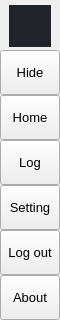
        <widget class="QFrame" name="leftMenuBg">
         <property name="minimumSize">
          <size>
           <width>60</width>
           <height>0</height>
          </size>
         </property>
         <property name="maximumSize">
          <size>
           <width>60</width>
           <height>16777215</height>
          </size>
         </property>
         <property name="frameShape">
          <enum>QFrame::NoFrame</enum>
         </property>
         <property name="frameShadow">
          <enum>QFrame::Raised</enum>
         </property>
         <layout class="QVBoxLayout" name="verticalLayout_3">
          <property name="spacing">
           <number>0</number>
          </property>
          <property name="leftMargin">
           <number>0</number>
          </property>
          <property name="topMargin">
           <number>0</number>
          </property>
          <property name="rightMargin">
           <number>0</number>
          </property>
          <property name="bottomMargin">
           <number>0</number>
          </property>
          <item>
           <widget class="QFrame" name="topLogoInfo">
            <property name="minimumSize">
             <size>
              <width>0</width>
              <height>50</height>
             </size>
            </property>
            <property name="maximumSize">
             <size>
              <width>16777215</width>
              <height>50</height>
             </size>
            </property>
            <property name="frameShape">
             <enum>QFrame::NoFrame</enum>
            </property>
            <property name="frameShadow">
             <enum>QFrame::Raised</enum>
            </property>
            <widget class="QFrame" name="topLogo">
             <property name="geometry">
              <rect>
               <x>9</x>
               <y>5</y>
               <width>42</width>
               <height>42</height>
              </rect>
             </property>
             <property name="minimumSize">
              <size>
               <width>42</width>
               <height>42</height>
              </size>
             </property>
             <property name="maximumSize">
              <size>
               <width>42</width>
               <height>42</height>
              </size>
             </property>
             <property name="styleSheet">
              <string notr="true">#topLogo {
	background-color: rgb(33, 37, 43);
	background-image: url(:/images/images/images/Logo_newer _small.png);
	background-position: centered;
	background-repeat: no-repeat;
}</string>
             </property>
             <property name="frameShape">
              <enum>QFrame::NoFrame</enum>
             </property>
             <property name="frameShadow">
              <enum>QFrame::Raised</enum>
             </property>
            </widget>
            <widget class="QLabel" name="titleLeftApp">
             <property name="geometry">
              <rect>
               <x>73</x>
               <y>8</y>
               <width>160</width>
               <height>20</height>
              </rect>
             </property>
             <property name="font">
              <font>
               <pointsize>12</pointsize>
               <italic>false</italic>
               <bold>false</bold>
              </font>
             </property>
             <property name="text">
              <string>Right Posture</string>
             </property>
             <property name="alignment">
              <set>Qt::AlignLeading|Qt::AlignLeft|Qt::AlignTop</set>
             </property>
            </widget>
            <widget class="QLabel" name="titleLeftDescription">
             <property name="geometry">
              <rect>
               <x>73</x>
               <y>27</y>
               <width>160</width>
               <height>16</height>
              </rect>
             </property>
             <property name="maximumSize">
              <size>
               <width>16777215</width>
               <height>16</height>
              </size>
             </property>
             <property name="font">
              <font>
               <pointsize>8</pointsize>
               <italic>false</italic>
               <bold>false</bold>
              </font>
             </property>
             <property name="text">
              <string>Make life better</string>
             </property>
             <property name="alignment">
              <set>Qt::AlignLeading|Qt::AlignLeft|Qt::AlignTop</set>
             </property>
            </widget>
           </widget>
          </item>
          <item>
           <widget class="QFrame" name="leftMenuFrame">
            <property name="frameShape">
             <enum>QFrame::NoFrame</enum>
            </property>
            <property name="frameShadow">
             <enum>QFrame::Raised</enum>
            </property>
            <layout class="QVBoxLayout" name="verticalMenuLayout">
             <property name="spacing">
              <number>0</number>
             </property>
             <property name="leftMargin">
              <number>0</number>
             </property>
             <property name="topMargin">
              <number>0</number>
             </property>
             <property name="rightMargin">
              <number>0</number>
             </property>
             <property name="bottomMargin">
              <number>0</number>
             </property>
             <item>
              <widget class="QFrame" name="toggleBox">
               <property name="maximumSize">
                <size>
                 <width>16777215</width>
                 <height>45</height>
                </size>
               </property>
               <property name="frameShape">
                <enum>QFrame::NoFrame</enum>
               </property>
               <property name="frameShadow">
                <enum>QFrame::Raised</enum>
               </property>
               <layout class="QVBoxLayout" name="verticalLayout_4">
                <property name="spacing">
                 <number>0</number>
                </property>
                <property name="leftMargin">
                 <number>0</number>
                </property>
                <property name="topMargin">
                 <number>0</number>
                </property>
                <property name="rightMargin">
                 <number>0</number>
                </property>
                <property name="bottomMargin">
                 <number>0</number>
                </property>
                <item>
                 <widget class="QPushButton" name="toggleButton">
                  <property name="sizePolicy">
                   <sizepolicy hsizetype="Expanding" vsizetype="Fixed">
                    <horstretch>0</horstretch>
                    <verstretch>0</verstretch>
                   </sizepolicy>
                  </property>
                  <property name="minimumSize">
                   <size>
                    <width>0</width>
                    <height>45</height>
                   </size>
                  </property>
                  <property name="font">
                   <font>
                    <pointsize>10</pointsize>
                    <italic>false</italic>
                    <bold>false</bold>
                   </font>
                  </property>
                  <property name="cursor">
                   <cursorShape>PointingHandCursor</cursorShape>
                  </property>
                  <property name="layoutDirection">
                   <enum>Qt::LeftToRight</enum>
                  </property>
                  <property name="styleSheet">
                   <string notr="true">background-image: url(:/icons/images/icons/icon_menu.png);</string>
                  </property>
                  <property name="text">
                   <string>Hide</string>
                  </property>
                 </widget>
                </item>
               </layout>
              </widget>
             </item>
             <item alignment="Qt::AlignTop">
              <widget class="QFrame" name="topMenu">
               <property name="frameShape">
                <enum>QFrame::NoFrame</enum>
               </property>
               <property name="frameShadow">
                <enum>QFrame::Raised</enum>
               </property>
               <layout class="QVBoxLayout" name="verticalLayout_8">
                <property name="spacing">
                 <number>0</number>
                </property>
                <property name="leftMargin">
                 <number>0</number>
                </property>
                <property name="topMargin">
                 <number>0</number>
                </property>
                <property name="rightMargin">
                 <number>0</number>
                </property>
                <property name="bottomMargin">
                 <number>0</number>
                </property>
                <item>
                 <widget class="QPushButton" name="btn_Home">
                  <property name="sizePolicy">
                   <sizepolicy hsizetype="Expanding" vsizetype="Fixed">
                    <horstretch>0</horstretch>
                    <verstretch>0</verstretch>
                   </sizepolicy>
                  </property>
                  <property name="minimumSize">
                   <size>
                    <width>0</width>
                    <height>45</height>
                   </size>
                  </property>
                  <property name="font">
                   <font>
                    <pointsize>10</pointsize>
                    <italic>false</italic>
                    <bold>false</bold>
                   </font>
                  </property>
                  <property name="cursor">
                   <cursorShape>PointingHandCursor</cursorShape>
                  </property>
                  <property name="layoutDirection">
                   <enum>Qt::LeftToRight</enum>
                  </property>
                  <property name="styleSheet">
                   <string notr="true">background-image: url(:/icons/images/icons/cil-home.png);</string>
                  </property>
                  <property name="text">
                   <string>Home</string>
                  </property>
                 </widget>
                </item>
                <item>
                 <widget class="QPushButton" name="btn_Log">
                  <property name="sizePolicy">
                   <sizepolicy hsizetype="Expanding" vsizetype="Fixed">
                    <horstretch>0</horstretch>
                    <verstretch>0</verstretch>
                   </sizepolicy>
                  </property>
                  <property name="minimumSize">
                   <size>
                    <width>0</width>
                    <height>45</height>
                   </size>
                  </property>
                  <property name="font">
                   <font>
                    <pointsize>10</pointsize>
                    <italic>false</italic>
                    <bold>false</bold>
                   </font>
                  </property>
                  <property name="cursor">
                   <cursorShape>PointingHandCursor</cursorShape>
                  </property>
                  <property name="layoutDirection">
                   <enum>Qt::LeftToRight</enum>
                  </property>
                  <property name="styleSheet">
                   <string notr="true">background-image: url(:/icons/images/icons/cil-browser);</string>
                  </property>
                  <property name="text">
                   <string>Log</string>
                  </property>
                 </widget>
                </item>
                <item>
                 <widget class="QPushButton" name="btn_Setting">
                  <property name="sizePolicy">
                   <sizepolicy hsizetype="Expanding" vsizetype="Fixed">
                    <horstretch>0</horstretch>
                    <verstretch>0</verstretch>
                   </sizepolicy>
                  </property>
                  <property name="minimumSize">
                   <size>
                    <width>0</width>
                    <height>45</height>
                   </size>
                  </property>
                  <property name="font">
                   <font>
                    <pointsize>10</pointsize>
                    <italic>false</italic>
                    <bold>false</bold>
                   </font>
                  </property>
                  <property name="cursor">
                   <cursorShape>PointingHandCursor</cursorShape>
                  </property>
                  <property name="layoutDirection">
                   <enum>Qt::LeftToRight</enum>
                  </property>
                  <property name="styleSheet">
                   <string notr="true">background-image: url(:/icons/images/icons/cil-settings.png);</string>
                  </property>
                  <property name="text">
                   <string>Setting</string>
                  </property>
                 </widget>
                </item>
                <item>
                 <widget class="QPushButton" name="btn_Logout">
                  <property name="sizePolicy">
                   <sizepolicy hsizetype="Expanding" vsizetype="Fixed">
                    <horstretch>0</horstretch>
                    <verstretch>0</verstretch>
                   </sizepolicy>
                  </property>
                  <property name="minimumSize">
                   <size>
                    <width>0</width>
                    <height>45</height>
                   </size>
                  </property>
                  <property name="font">
                   <font>
                    <pointsize>10</pointsize>
                    <italic>false</italic>
                    <bold>false</bold>
                   </font>
                  </property>
                  <property name="cursor">
                   <cursorShape>PointingHandCursor</cursorShape>
                  </property>
                  <property name="layoutDirection">
                   <enum>Qt::LeftToRight</enum>
                  </property>
                  <property name="styleSheet">
                   <string notr="true">background-image: url(:/icons/images/icons/cil-account-logout.png);</string>
                  </property>
                  <property name="text">
                   <string>Log out</string>
                  </property>
                 </widget>
                </item>
               </layout>
              </widget>
             </item>
             <item alignment="Qt::AlignBottom">
              <widget class="QFrame" name="bottomMenu">
               <property name="frameShape">
                <enum>QFrame::NoFrame</enum>
               </property>
               <property name="frameShadow">
                <enum>QFrame::Raised</enum>
               </property>
               <layout class="QVBoxLayout" name="verticalLayout_9">
                <property name="spacing">
                 <number>0</number>
                </property>
                <property name="leftMargin">
                 <number>0</number>
                </property>
                <property name="topMargin">
                 <number>0</number>
                </property>
                <property name="rightMargin">
                 <number>0</number>
                </property>
                <property name="bottomMargin">
                 <number>0</number>
                </property>
                <item>
                 <widget class="QPushButton" name="toggleLeftBox">
                  <property name="sizePolicy">
                   <sizepolicy hsizetype="Expanding" vsizetype="Fixed">
                    <horstretch>0</horstretch>
                    <verstretch>0</verstretch>
                   </sizepolicy>
                  </property>
                  <property name="minimumSize">
                   <size>
                    <width>0</width>
                    <height>45</height>
                   </size>
                  </property>
                  <property name="font">
                   <font>
                    <pointsize>10</pointsize>
                    <italic>false</italic>
                    <bold>false</bold>
                   </font>
                  </property>
                  <property name="cursor">
                   <cursorShape>PointingHandCursor</cursorShape>
                  </property>
                  <property name="layoutDirection">
                   <enum>Qt::LeftToRight</enum>
                  </property>
                  <property name="styleSheet">
                   <string notr="true">background-image: url(:/icons/images/icons/cil-user.png);</string>
                  </property>
                  <property name="text">
                   <string>About</string>
                  </property>
                 </widget>
                </item>
               </layout>
              </widget>
             </item>
            </layout>
           </widget>
          </item>
         </layout>
        </widget>
